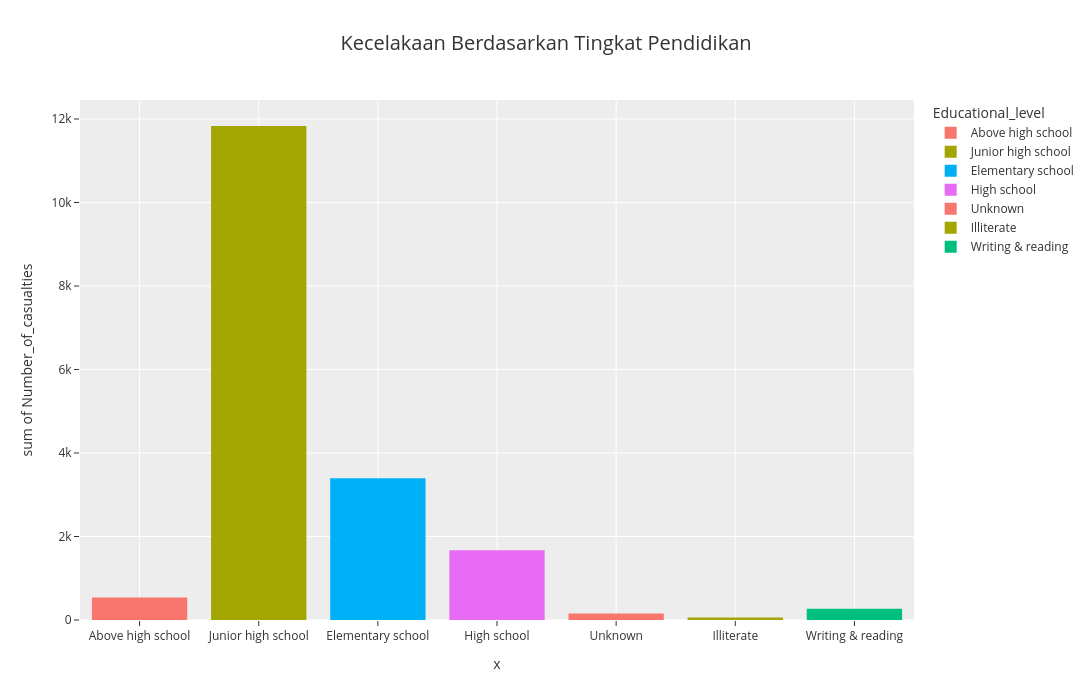

The cell this chart's notebook holds for it:
### Code cell
fig = px.histogram(df,df['Educational_level'],df['Number_of_casualties'],color='Educational_level',template='ggplot2', title='Kecelakaan Berdasarkan Tingkat Pendidikan')
fig.update_layout(width=1200, height=700, title={'x': 0.5, 'xanchor': 'center', 'font':{'size':20}})

### Figure 1 — Plotly figure (JSON) as saved in the notebook; plotly's stock layout.template omitted (floating-point values rounded to 4 significant figures; data arrays with more than 128 entries replaced by an {"elided": "..."} marker saying what was removed)
{"data": [{"bingroup": "x", "histfunc": "sum", "hovertemplate": "Educational_level=Above high school<br>x=%{x}<br>sum of Number_of_casualties=%{y}<extra></extra>", "legendgroup": "Above high school", "marker": {"color": "#F8766D", "pattern": {"shape": ""}}, "name": "Above high school", "orientation": "v", "showlegend": true, "type": "histogram", "x": {"elided": "362 str values"}, "xaxis": "x", "y": {"elided": "362 int values"}, "yaxis": "y"}, {"bingroup": "x", "histfunc": "sum", "hovertemplate": "Educational_level=Junior high school<br>x=%{x}<br>sum of Number_of_casualties=%{y}<extra></extra>", "legendgroup": "Junior high school", "marker": {"color": "#A3A500", "pattern": {"shape": ""}}, "name": "Junior high school", "orientation": "v", "showlegend": true, "type": "histogram", "x": {"elided": "7619 str values"}, "xaxis": "x", "y": {"elided": "7619 int values"}, "yaxis": "y"}, {"bingroup": "x", "histfunc": "sum", "hovertemplate": "Educational_level=Elementary school<br>x=%{x}<br>sum of Number_of_casualties=%{y}<extra></extra>", "legendgroup": "Elementary school", "marker": {"color": "#00B0F6", "pattern": {"shape": ""}}, "name": "Elementary school", "orientation": "v", "showlegend": true, "type": "histogram", "x": {"elided": "2163 str values"}, "xaxis": "x", "y": {"elided": "2163 int values"}, "yaxis": "y"}, {"bingroup": "x", "histfunc": "sum", "hovertemplate": "Educational_level=High school<br>x=%{x}<br>sum of Number_of_casualties=%{y}<extra></extra>", "legendgroup": "High school", "marker": {"color": "#E76BF3", "pattern": {"shape": ""}}, "name": "High school", "orientation": "v", "showlegend": true, "type": "histogram", "x": {"elided": "1110 str values"}, "xaxis": "x", "y": {"elided": "1110 int values"}, "yaxis": "y"}, {"bingroup": "x", "histfunc": "sum", "hovertemplate": "Educational_level=Unknown<br>x=%{x}<br>sum of Number_of_casualties=%{y}<extra></extra>", "legendgroup": "Unknown", "marker": {"color": "#F8766D", "pattern": {"shape": ""}}, "name": "Unknown", "orientation": "v", "showlegend": true, "type": "histogram", "x": ["Unknown", "Unknown", "Unknown", "Unknown", "Unknown", "Unknown", "Unknown", "Unknown", "Unknown", "Unknown", "Unknown", "Unknown", "Unknown", "Unknown", "Unknown", "Unknown", "Unknown", "Unknown", "Unknown", "Unknown", "Unknown", "Unknown", "Unknown", "Unknown", "Unknown", "Unknown", "Unknown", "Unknown", "Unknown", "Unknown", "Unknown", "Unknown", "Unknown", "Unknown", "Unknown", "Unknown", "Unknown", "Unknown", "Unknown", "Unknown", "Unknown", "Unknown", "Unknown", "Unknown", "Unknown", "Unknown", "Unknown", "Unknown", "Unknown", "Unknown", "Unknown", "Unknown", "Unknown", "Unknown", "Unknown", "Unknown", "Unknown", "Unknown", "Unknown", "Unknown", "Unknown", "Unknown", "Unknown", "Unknown", "Unknown", "Unknown", "Unknown", "Unknown", "Unknown", "Unknown", "Unknown", "Unknown", "Unknown", "Unknown", "Unknown", "Unknown", "Unknown", "Unknown", "Unknown", "Unknown", "Unknown", "Unknown", "Unknown", "Unknown", "Unknown", "Unknown", "Unknown", "Unknown", "Unknown", "Unknown", "Unknown", "Unknown", "Unknown", "Unknown", "Unknown", "Unknown", "Unknown", "Unknown", "Unknown", "Unknown"], "xaxis": "x", "y": [1, 1, 1, 3, 4, 1, 5, 5, 1, 1, 1, 1, 1, 1, 1, 1, 1, 1, 1, 1, 1, 1, 1, 1, 1, 2, 2, 1, 1, 1, 2, 2, 1, 1, 3, 1, 2, 1, 1, 1, 2, 2, 1, 1, 1, 1, 3, 3, 1, 1, 1, 1, 2, 2, 2, 2, 1, 1, 4, 1, 3, 2, 1, 1, 1, 1, 5, 3, 1, 1, 2, 1, 2, 1, 3, 1, 1, 1, 1, 1, 3, 1, 1, 1, 1, 2, 1, 1, 1, 1, 1, 2, 1, 1, 1, 2, 2, 3, 1, 1], "yaxis": "y"}, {"bingroup": "x", "histfunc": "sum", "hovertemplate": "Educational_level=Illiterate<br>x=%{x}<br>sum of Number_of_casualties=%{y}<extra></extra>", "legendgroup": "Illiterate", "marker": {"color": "#A3A500", "pattern": {"shape": ""}}, "name": "Illiterate", "orientation": "v", "showlegend": true, "type": "histogram", "x": ["Illiterate", "Illiterate", "Illiterate", "Illiterate", "Illiterate", "Illiterate", "Illiterate", "Illiterate", "Illiterate", "Illiterate", "Illiterate", "Illiterate", "Illiterate", "Illiterate", "Illiterate", "Illiterate", "Illiterate", "Illiterate", "Illiterate", "Illiterate", "Illiterate", "Illiterate", "Illiterate", "Illiterate", "Illiterate", "Illiterate", "Illiterate", "Illiterate", "Illiterate", "Illiterate", "Illiterate", "Illiterate", "Illiterate", "Illiterate", "Illiterate", "Illiterate", "Illiterate", "Illiterate", "Illiterate", "Illiterate", "Illiterate", "Illiterate", "Illiterate", "Illiterate", "Illiterate"], "xaxis": "x", "y": [2, 2, 4, 1, 1, 1, 1, 2, 1, 1, 1, 1, 1, 1, 1, 2, 1, 2, 4, 2, 1, 1, 2, 2, 1, 1, 1, 1, 1, 2, 1, 1, 1, 1, 1, 1, 1, 1, 1, 1, 1, 1, 1, 1, 1], "yaxis": "y"}, {"bingroup": "x", "histfunc": "sum", "hovertemplate": "Educational_level=Writing & reading<br>x=%{x}<br>sum of Number_of_casualties=%{y}<extra></extra>", "legendgroup": "Writing & reading", "marker": {"color": "#00BF7D", "pattern": {"shape": ""}}, "name": "Writing & reading", "orientation": "v", "showlegend": true, "type": "histogram", "x": {"elided": "176 str values"}, "xaxis": "x", "y": {"elided": "176 int values"}, "yaxis": "y"}], "layout": {"barmode": "relative", "height": 700, "legend": {"title": {"text": "Educational_level"}, "tracegroupgap": 0}, "title": {"font": {"size": 20}, "text": "Kecelakaan Berdasarkan Tingkat Pendidikan", "x": 0.5, "xanchor": "center"}, "width": 1200, "xaxis": {"anchor": "y", "domain": [0, 1], "title": {"text": "x"}}, "yaxis": {"anchor": "x", "domain": [0, 1], "title": {"text": "sum of Number_of_casualties"}}}}
